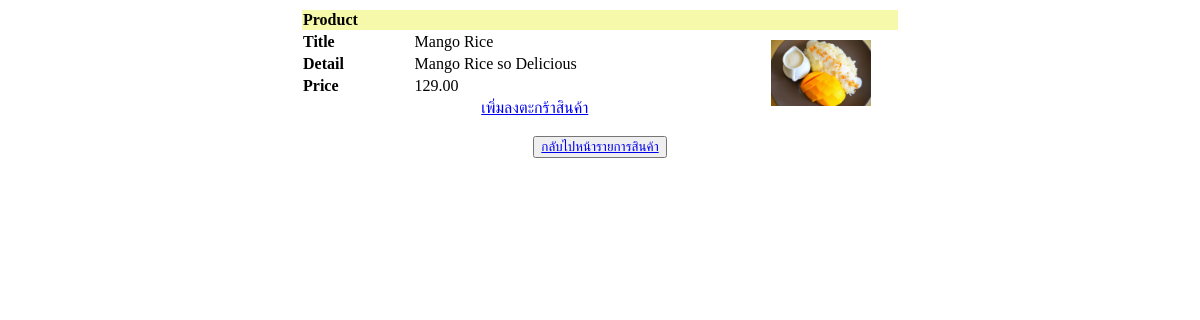
Screenshot of /product_detail.php?p_id=1 with the database file from the repository.
### tables this page shows
CREATE TABLE `product` (
  `p_id` int(11) NOT NULL,
  `p_name` varchar(200) DEFAULT NULL,
  `p_detail` text,
  `p_price` float DEFAULT NULL,
  `p_pic` varchar(100) DEFAULT NULL,
  `c_id` varchar(100) DEFAULT NULL
);

### product_detail.php (the view, shortened to what this page needs)
<!DOCTYPE html>
<html>
<head>
<link href="style.css" rel="stylesheet" type="text/css" />
</head>
<body style="background-image:url(img/bg2.jpg)">
<table width="600" border="0" align="center" class="square">
  <tr><td colspan="3" bgcolor="#F7F9AA"><b>Product</b></td></tr>
<?php
    include("connect.inc");
	$p_id = $_GET['p_id'];
	$sql = "select * from product where p_id=$p_id";
	$result = mysqli_query($conn, $sql);
	$row = mysqli_fetch_array($result);
	echo "<tr>";
  	echo "<td width='85' valign='top'><b>Title</b></td>";
    echo "<td width='279'>" . $row["p_name"] . "</td>";
    echo "<td width='70' rowspan='4'><img src='img/" . $row["p_pic"] . " ' width='100'></td>";
  	echo "</tr>";
  	echo "<tr>";
    echo "<td valign='top'><b>Detail</b></td>";
    echo "<td>" . $row["p_detail"] . "</td>";
  	echo "</tr>";
  	echo "<tr>";
    echo "<td valign='top'><b>Price</b></td>";
    echo "<td>" .number_format($row["p_price"],2) . "</td>";
  	echo "</tr>";
  	echo "<tr>";
    echo "<td colspan='2' align='center'>";
    echo "<a href='cart.php?p_id=$row[p_id]&act=add'> เพิ่มลงตะกร้าสินค้า </a></td>";
    echo "</tr>";
?>
</table>
<p><center><button  class="btn btn-primary" type="submit"><a href="product.php" onmouseover="document.bgColor='green'">กลับไปหน้ารายการสินค้า</a></center></button>
</body>
</html>

### style.css (style rules this page uses)
body { -webkit-animation: colorchange 40s infinite; animation: colorchange 40s infinite; }

### rows the page displays
product: p_name "Mango Rice", p_pic (picture), p_detail "Mango Rice so Delicious", p_price "129.00"
